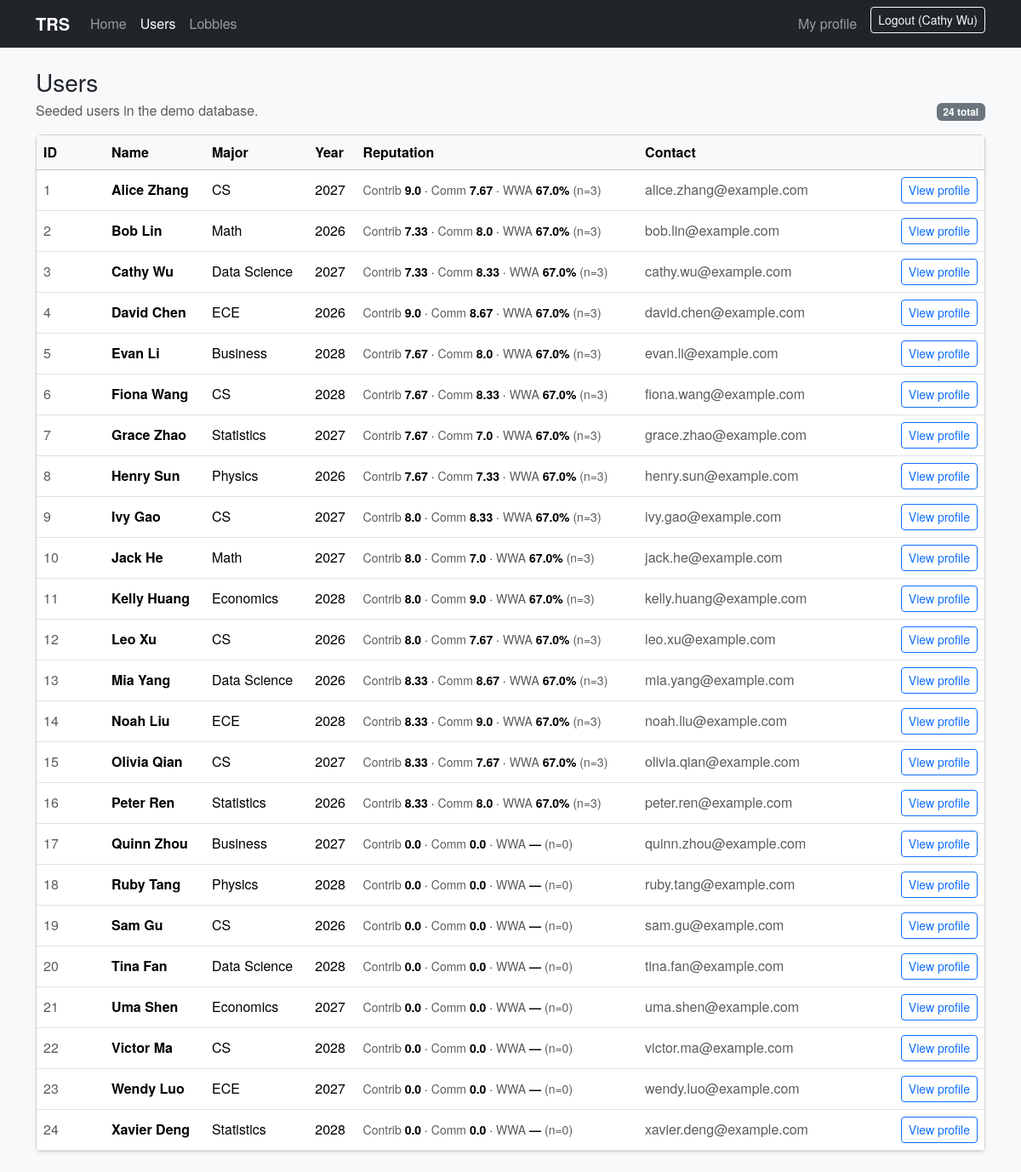
Screenshot of /users (signed in) with the database file from the repository.
### models.py (models this page shows, shortened)
class User(db.Model):
    id = db.Column(db.Integer, primary_key=True)
    name = db.Column(db.String(120), nullable=False)
    major = db.Column(db.String(120))
    year = db.Column(db.String(50))
    bio = db.Column(db.String(1000))
    contact = db.Column(db.String(500))
    phone = db.Column(db.String(80))
    email = db.Column(db.String(200))
    created_at = db.Column(db.DateTime, default=datetime.utcnow)
    def reputation(self):
        from sqlalchemy import case, func
        avg_contrib = db.session.query(func.avg(Rating.contribution)).filter(Rating.target_user_id == self.id).scalar() or 0
        avg_comm = db.session.query(func.avg(Rating.communication)).filter(Rating.target_user_id == self.id).scalar() or 0
        would_work_again_count = (
            db.session.query(
                func.sum(
                    case(
                        (Rating.would_work_again.is_(True), 1),
                        else_=0,
                    )
                )
            )
            .filter(Rating.target_user_id == self.id)
            .scalar()
            or 0
        )
        total = db.session.query(func.count(Rating.id)).filter(Rating.target_user_id == self.id).scalar() or 0
        return {
            'contribution_avg': round(float(avg_contrib), 2),
            'communication_avg': round(float(avg_comm), 2),
            'would_work_again_ratio': float(would_work_again_count) / total if total else None,
            'rating_count': total
        }

### app.py (the view)
@app.route('/users')
def users_page():
    from models import User
    users = User.query.order_by(User.name.asc()).all()
    rep_by_id = {u.id: u.reputation() for u in users}
    return render_template('users.html', users=users, rep_by_id=rep_by_id)

### app.py (called while the page is built)
def get_current_user():
    from models import User
    user_id = session.get('user_id')
    if not user_id:
        return None
    return User.query.get(user_id)

@app.context_processor
def inject_current_user():
    return {'current_user': get_current_user()}

### templates/users.html (shortened to what this page needs)
{% extends 'base.html' %}
{% block content %}
  <div class="d-flex align-items-end justify-content-between gap-3 mb-3">
    <div>
      <h1 class="h3 mb-1">Users</h1>
      <div class="text-muted">Seeded users in the demo database.</div>
    </div>
    <span class="badge text-bg-secondary">{{ users|length }} total</span>
  </div>
  <div class="card shadow-sm">
    <div class="table-responsive">
      <table class="table table-hover align-middle mb-0">
        <thead class="table-light">
          <tr>
            <th style="width: 80px;">ID</th>
            <th>Name</th>
            <th>Major</th>
            <th>Year</th>
            <th>Reputation</th>
            <th>Contact</th>
            <th style="width: 180px;"></th>
          </tr>
        </thead>
        <tbody>
          {% for u in users %}
            {% set rep = rep_by_id.get(u.id) %}
            <tr>
              <td class="text-muted">{{ u.id }}</td>
              <td class="fw-semibold">{{ u.name }}</td>
              <td>{{ u.major or '—' }}</td>
              <td>{{ u.year or '—' }}</td>
              <td>
                <div class="small">
                  <span class="text-muted">Contrib</span>
                  <span class="fw-semibold">{{ rep.contribution_avg if rep else 0 }}</span>
                  · <span class="text-muted">Comm</span>
                  <span class="fw-semibold">{{ rep.communication_avg if rep else 0 }}</span>
                  · <span class="text-muted">WWA</span>
                  <span class="fw-semibold">
                    {% if rep and rep.would_work_again_ratio is not none %}{{ (rep.would_work_again_ratio * 100) | round(0) }}%{% else %}—{% endif %}
                  </span>
                  <span class="text-muted">(n={{ rep.rating_count if rep else 0 }})</span>
                </div>
              </td>
              <td class="text-muted">{{ u.email or u.phone or u.contact or '—' }}</td>
              <td class="text-end">
                <a class="btn btn-sm btn-outline-primary" href="{{ url_for('user_profile', user_id=u.id) }}">View profile</a>
              </td>
            </tr>
          {% else %}
            <tr>
              <td colspan="7" class="text-center text-muted py-4">No users found. Run the seed script to populate the DB.</td>
            </tr>
          {% endfor %}
        </tbody>
      </table>
    </div>
  </div>
{% endblock %}

### templates/base.html (shortened to what this page needs)
<!doctype html>
<html lang="en">
  <head>
    <link href="https://cdn.jsdelivr.net/npm/bootstrap@5.3.3/dist/css/bootstrap.min.css" rel="stylesheet">
    <link rel="stylesheet" href="https://cdn.jsdelivr.net/npm/bootstrap-icons@1.11.3/font/bootstrap-icons.min.css">
    <link rel="stylesheet" href="{{ url_for('static', filename='main.css') }}">
  </head>
  <body class="bg-light">
    <nav class="navbar navbar-expand-lg navbar-dark bg-dark">
      <div class="container">
        <a class="navbar-brand fw-semibold" href="{{ url_for('index') }}">TRS</a>
        <div class="collapse navbar-collapse" id="navbarMain">
          <ul class="navbar-nav me-auto mb-2 mb-lg-0">
            <li class="nav-item">
              <a class="nav-link {% if request.path == '/' %}active{% endif %}" href="{{ url_for('index') }}">Home</a>
            </li>
            <li class="nav-item">
              <a class="nav-link {% if request.path.startswith('/users') %}active{% endif %}" href="{{ url_for('users_page') }}">Users</a>
            </li>
            <li class="nav-item">
              <a class="nav-link {% if request.path.startswith('/lobbies') %}active{% endif %}" href="{{ url_for('lobbies_page') }}">Lobbies</a>
            </li>
          </ul>
          <ul class="navbar-nav ms-auto mb-2 mb-lg-0">
            {% if current_user %}
              <li class="nav-item">
                <a class="nav-link {% if request.path == '/me' %}active{% endif %}" href="{{ url_for('me') }}">My profile</a>
              </li>
              <li class="nav-item ms-lg-2">
                <form class="d-flex" method="post" action="{{ url_for('logout') }}">
                  <button class="btn btn-sm btn-outline-light" type="submit">Logout ({{ current_user.name }})</button>
                </form>
              </li>
            {% else %}
              <li class="nav-item ms-lg-2">
                <a class="btn btn-sm btn-primary" href="{{ url_for('login') }}">Login</a>
              </li>
            {% endif %}
          </ul>
        </div>
      </div>
    </nav>
    <main class="container py-4">
      {% block content %}{% endblock %}
    </main>
  </body>
</html>

### static/main.css (style rules this page uses)
body { font-family: 'Helvetica Neue', 'Helvetica', 'Arial', system-ui; }

### rows the page displays
User: name "Cathy Wu", id "3", major "Data Science", year "2027", contribution_avg "7.33", communication_avg "8.33", would_work_again_ratio "67.0", email "cathy.wu@example.com"
User: id "1", name "Alice Zhang", major "CS", year "2027", contribution_avg "9.0", communication_avg "7.67", would_work_again_ratio "67.0", rating_count "3", email "alice.zhang@example.com"
User: id "2", name "Bob Lin", major "Math", year "2026", contribution_avg "7.33", communication_avg "8.0", would_work_again_ratio "67.0", rating_count "3", email "bob.lin@example.com"
User: id "4", name "David Chen", major "ECE", year "2026", contribution_avg "9.0", communication_avg "8.67", would_work_again_ratio "67.0", rating_count "3", email "david.chen@example.com"
User: id "5", name "Evan Li", major "Business", year "2028", contribution_avg "7.67", communication_avg "8.0", would_work_again_ratio "67.0", rating_count "3", email "evan.li@example.com"
User: id "6", name "Fiona Wang", major "CS", year "2028", contribution_avg "7.67", communication_avg "8.33", would_work_again_ratio "67.0", rating_count "3", email "fiona.wang@example.com"
User: id "7", name "Grace Zhao", major "Statistics", year "2027", contribution_avg "7.67", communication_avg "7.0", would_work_again_ratio "67.0", rating_count "3", email "grace.zhao@example.com"
User: id "8", name "Henry Sun", major "Physics", year "2026", contribution_avg "7.67", communication_avg "7.33", would_work_again_ratio "67.0", rating_count "3", email "henry.sun@example.com"
User: id "9", name "Ivy Gao", major "CS", year "2027", contribution_avg "8.0", communication_avg "8.33", would_work_again_ratio "67.0", rating_count "3", email "ivy.gao@example.com"
User: id "10", name "Jack He", major "Math", year "2027", contribution_avg "8.0", communication_avg "7.0", would_work_again_ratio "67.0", rating_count "3", email "jack.he@example.com"
User: id "11", name "Kelly Huang", major "Economics", year "2028", contribution_avg "8.0", communication_avg "9.0", would_work_again_ratio "67.0", rating_count "3", email "kelly.huang@example.com"
User: id "12", name "Leo Xu", major "CS", year "2026", contribution_avg "8.0", communication_avg "7.67", would_work_again_ratio "67.0", rating_count "3", email "leo.xu@example.com"
User: id "13", name "Mia Yang", major "Data Science", year "2026", contribution_avg "8.33", communication_avg "8.67", would_work_again_ratio "67.0", rating_count "3", email "mia.yang@example.com"
User: id "14", name "Noah Liu", major "ECE", year "2028", contribution_avg "8.33", communication_avg "9.0", would_work_again_ratio "67.0", rating_count "3", email "noah.liu@example.com"
User: id "15", name "Olivia Qian", major "CS", year "2027", contribution_avg "8.33", communication_avg "7.67", would_work_again_ratio "67.0", rating_count "3", email "olivia.qian@example.com"
User: id "16", name "Peter Ren", major "Statistics", year "2026", contribution_avg "8.33", communication_avg "8.0", would_work_again_ratio "67.0", rating_count "3", email "peter.ren@example.com"
User: id "17", name "Quinn Zhou", major "Business", year "2027", contribution_avg "0.0", communication_avg "0.0", rating_count "0", email "quinn.zhou@example.com"
User: id "18", name "Ruby Tang", major "Physics", year "2028", contribution_avg "0.0", communication_avg "0.0", rating_count "0", email "ruby.tang@example.com"
User: id "19", name "Sam Gu", major "CS", year "2026", contribution_avg "0.0", communication_avg "0.0", rating_count "0", email "sam.gu@example.com"
User: id "20", name "Tina Fan", major "Data Science", year "2028", contribution_avg "0.0", communication_avg "0.0", rating_count "0", email "tina.fan@example.com"
User: id "21", name "Uma Shen", major "Economics", year "2027", contribution_avg "0.0", communication_avg "0.0", rating_count "0", email "uma.shen@example.com"
User: id "22", name "Victor Ma", major "CS", year "2028", contribution_avg "0.0", communication_avg "0.0", rating_count "0", email "victor.ma@example.com"
User: id "23", name "Wendy Luo", major "ECE", year "2027", contribution_avg "0.0", communication_avg "0.0", rating_count "0", email "wendy.luo@example.com"
User: id "24", name "Xavier Deng", major "Statistics", year "2028", contribution_avg "0.0", communication_avg "0.0", rating_count "0", email "xavier.deng@example.com"

### other values shown
{{ users|length }} "24"
